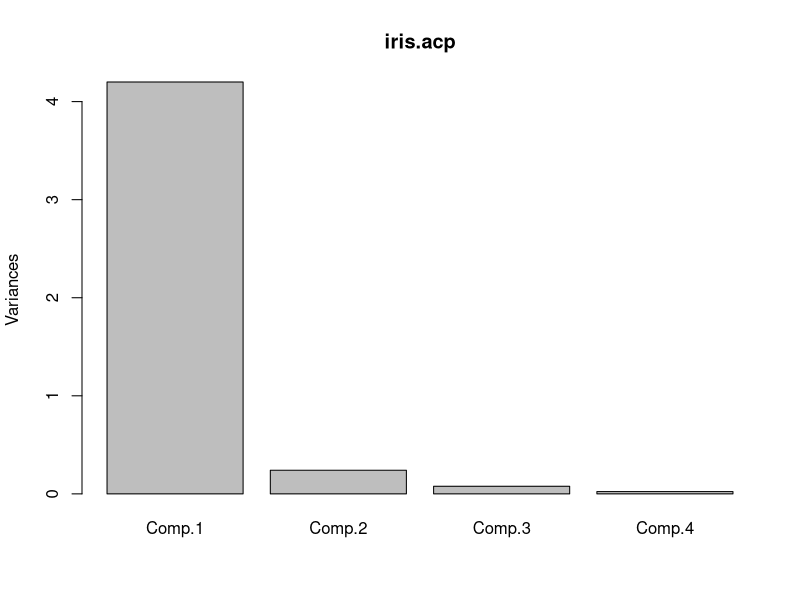

Generate this figure with R: (Note: this script raises an error after producing the figure.)
library(ggplot2)
library(MASS)
data(iris)
iris.acp <- princomp(iris[,1:4])
summary(iris.acp)
plot(iris.acp)
data_iris <- iris[,1:4]
iris.dist <- dist(data_iris)
isoMDS(iris.dist)

data_iris2 <- data_iris[-102,]
iris.dist2 <- dist(data_iris2)
isoMDS(iris.dist2)
iso <- isoMDS(iris.dist2)
plot(iso$points)
ggplot(cmdscale(iris.dist))

iris.acp$scores

sh <- Shepard(iris.dist2, iso$points)
plot(sh, pch = ".")
